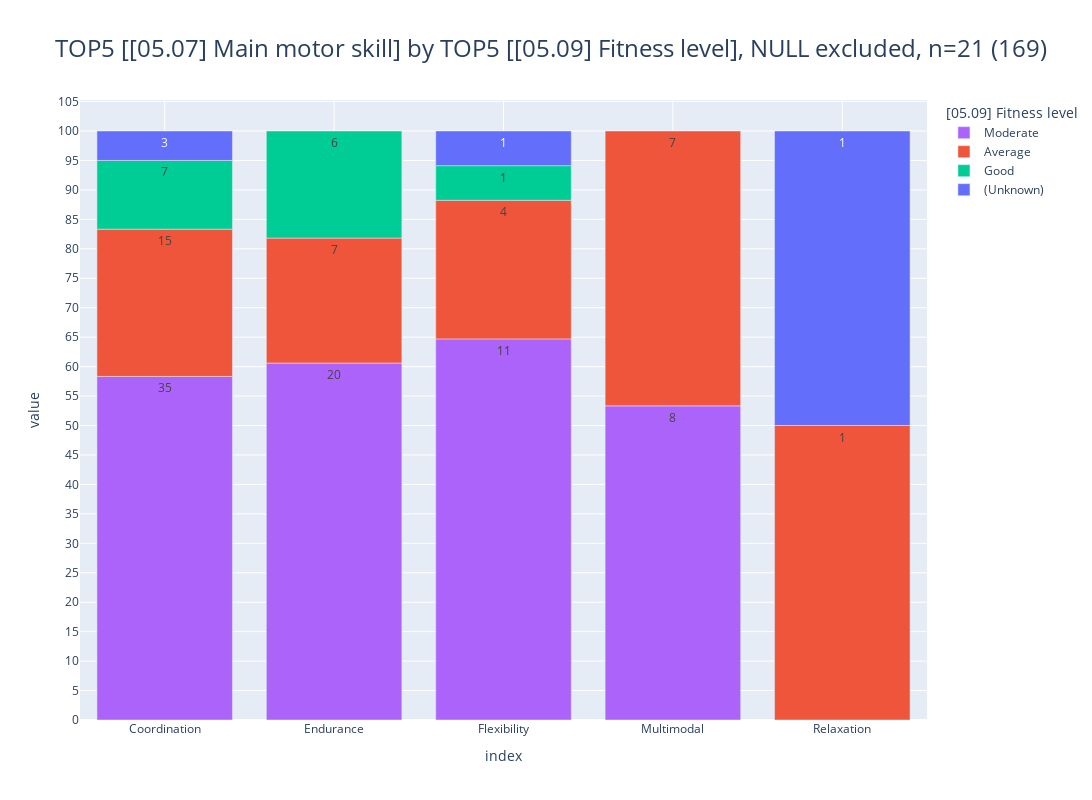

This figure's notebook cell:
### Markdown cell above
### <a id='toc1_4_5_'></a>[slide 5](#toc0_)

### Code cell
slide4=df_slides.find_cols(["[05.09]","[05.07]"])
create_multi_chart(df_slides[slide4])
#_df

### Figure 1 — Plotly figure (JSON) as saved in the notebook; plotly's stock layout.template omitted (floating-point values rounded to 4 significant figures)
{"data": [{"hovertemplate": "col=Moderate<br>index=%{x}<br>value=%{y}<br>cnt_str=%{text}<extra></extra>", "legendgroup": "Moderate", "marker": {"color": "#AB63FA", "pattern": {"shape": ""}}, "name": "Moderate", "orientation": "v", "showlegend": true, "text": ["35", "20", "11", "8"], "textposition": "auto", "type": "bar", "x": ["Coordination", "Endurance", "Flexibility", "Multimodal"], "xaxis": "x", "y": [35, 20, 11, 8], "yaxis": "y"}, {"hovertemplate": "col=Average<br>index=%{x}<br>value=%{y}<br>cnt_str=%{text}<extra></extra>", "legendgroup": "Average", "marker": {"color": "#EF553B", "pattern": {"shape": ""}}, "name": "Average", "orientation": "v", "showlegend": true, "text": ["15", "7", "4", "7", "1"], "textposition": "auto", "type": "bar", "x": ["Coordination", "Endurance", "Flexibility", "Multimodal", "Relaxation"], "xaxis": "x", "y": [15, 7, 4, 7, 1], "yaxis": "y"}, {"hovertemplate": "col=Good<br>index=%{x}<br>value=%{y}<br>cnt_str=%{text}<extra></extra>", "legendgroup": "Good", "marker": {"color": "#00CC96", "pattern": {"shape": ""}}, "name": "Good", "orientation": "v", "showlegend": true, "text": ["7", "6", "1"], "textposition": "auto", "type": "bar", "x": ["Coordination", "Endurance", "Flexibility"], "xaxis": "x", "y": [7, 6, 1], "yaxis": "y"}, {"hovertemplate": "col=(Unknown)<br>index=%{x}<br>value=%{y}<br>cnt_str=%{text}<extra></extra>", "legendgroup": "(Unknown)", "marker": {"color": "#636EFA", "pattern": {"shape": ""}}, "name": "(Unknown)", "orientation": "v", "showlegend": true, "text": ["3", "1", "1"], "textposition": "auto", "type": "bar", "x": ["Coordination", "Flexibility", "Relaxation"], "xaxis": "x", "y": [3, 1, 1], "yaxis": "y"}], "layout": {"barmode": "relative", "barnorm": "percent", "height": 800, "legend": {"title": {"text": "[05.09] Fitness level"}, "tracegroupgap": 0, "traceorder": "normal"}, "title": {"font": {"size": 24}, "text": "TOP5 [[05.07] Main motor skill] by TOP5 [[05.09] Fitness level], NULL excluded, n=21 (169)", "xanchor": "left", "y": 0.95, "yanchor": "top"}, "width": 1600, "xaxis": {"anchor": "y", "categoryarray": ["Coordination", "Endurance", "Flexibility", "Multimodal", "Relaxation"], "categoryorder": "array", "domain": [0, 1], "gridwidth": 1, "showgrid": true, "title": {"text": "index"}}, "yaxis": {"anchor": "x", "domain": [0, 1], "dtick": 5, "gridwidth": 1, "showgrid": true, "title": {"text": "value"}}}}
